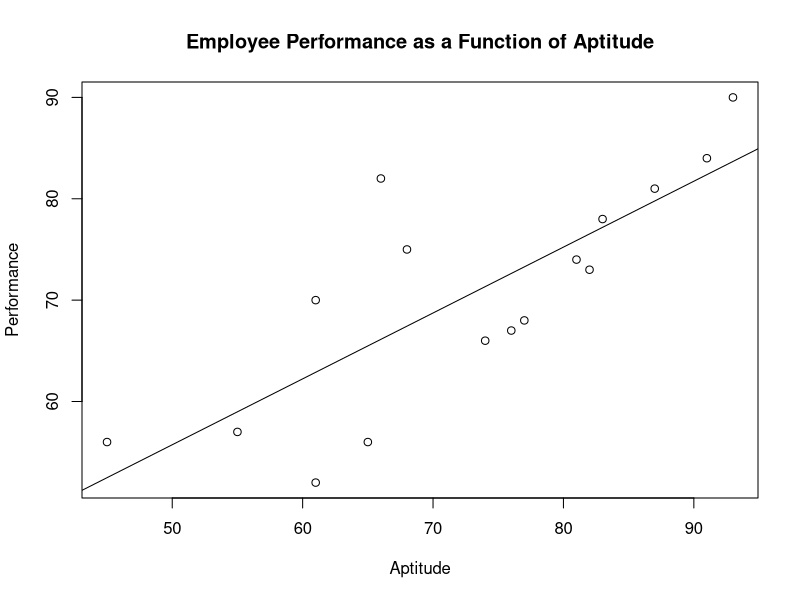
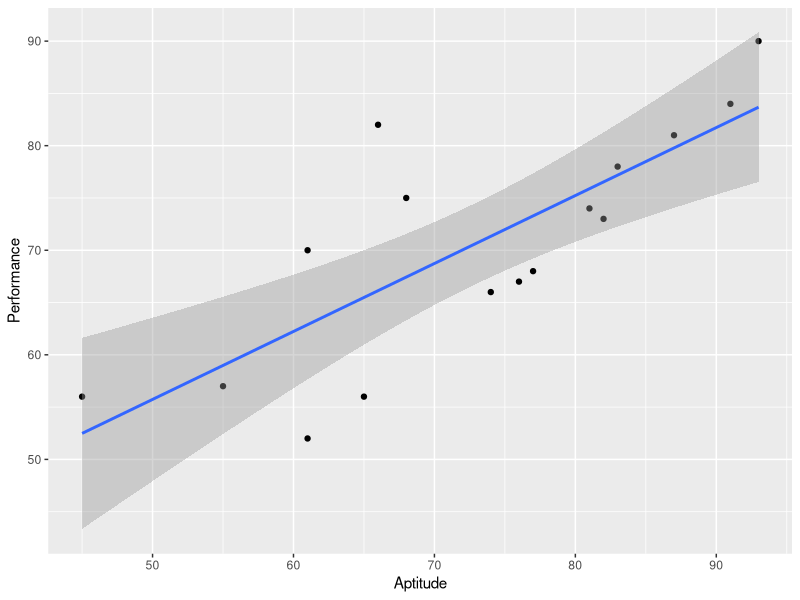
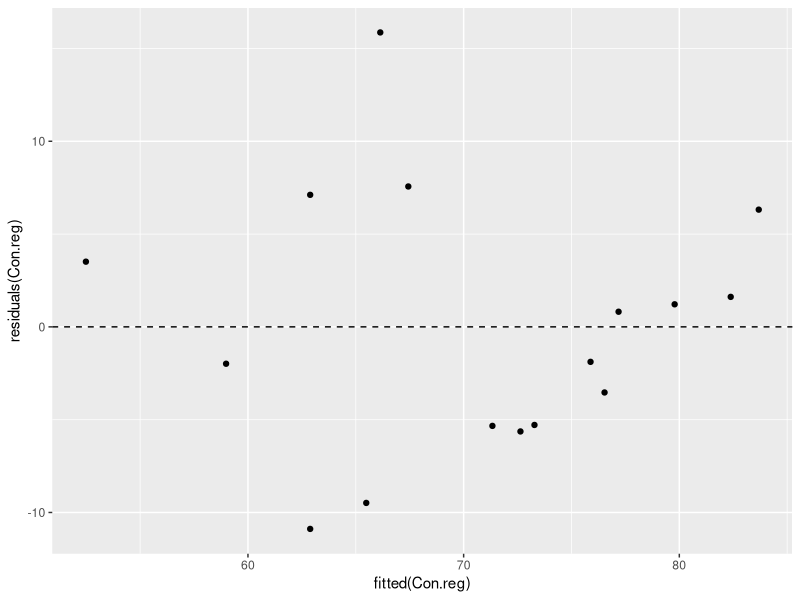
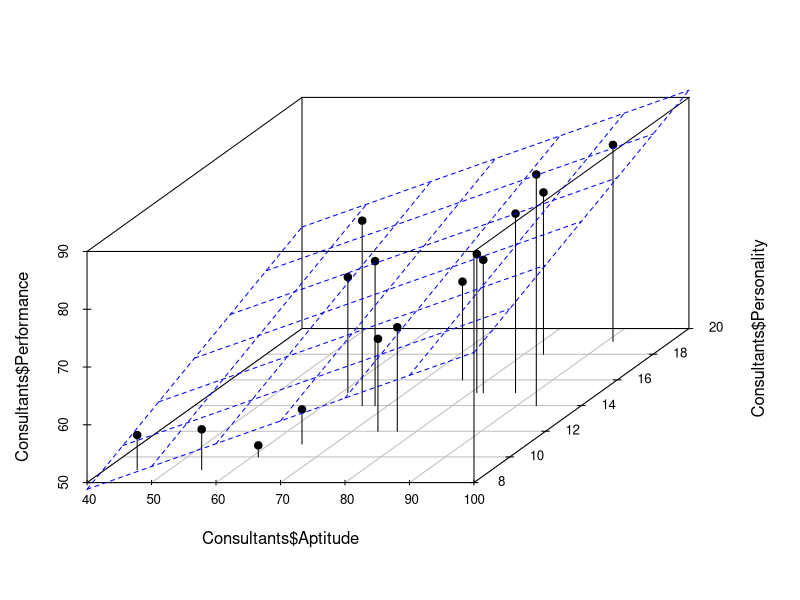
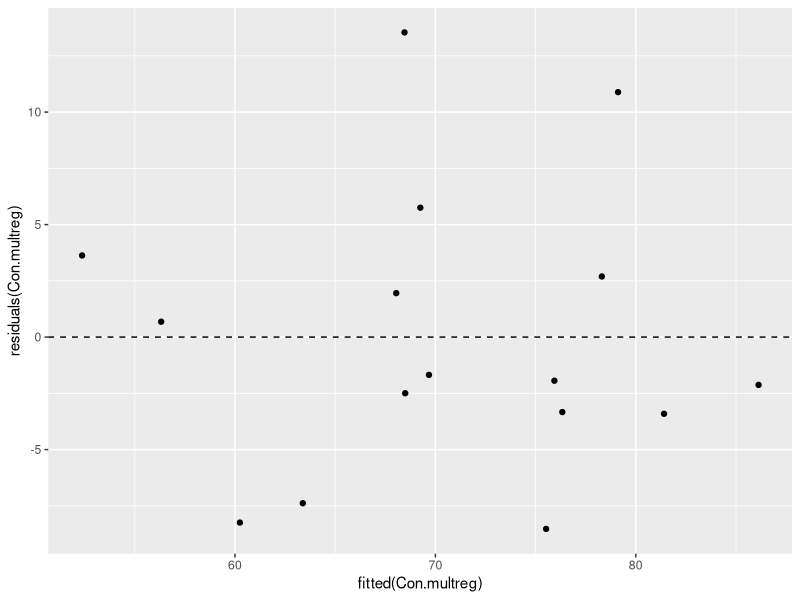
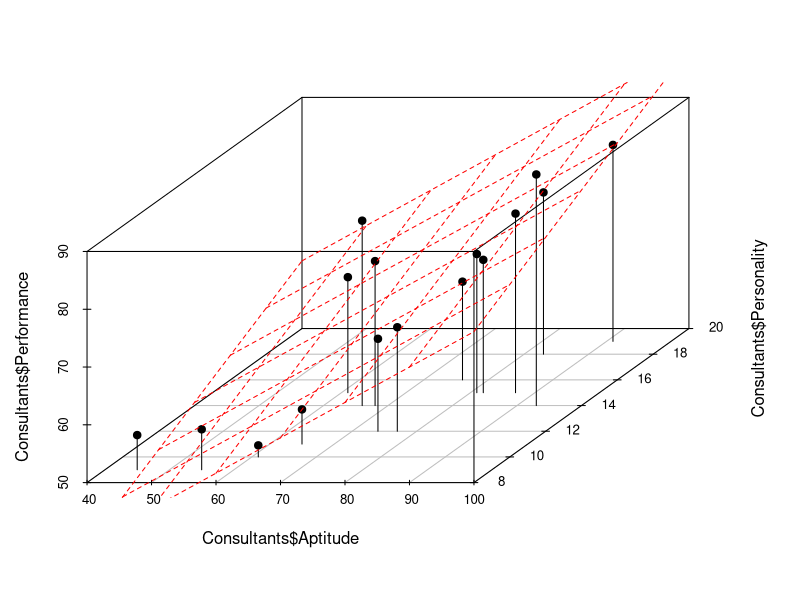
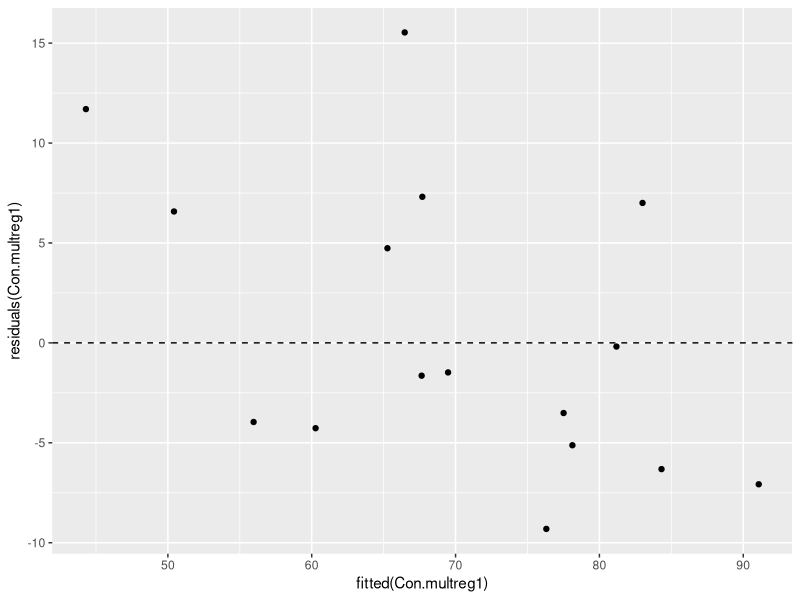
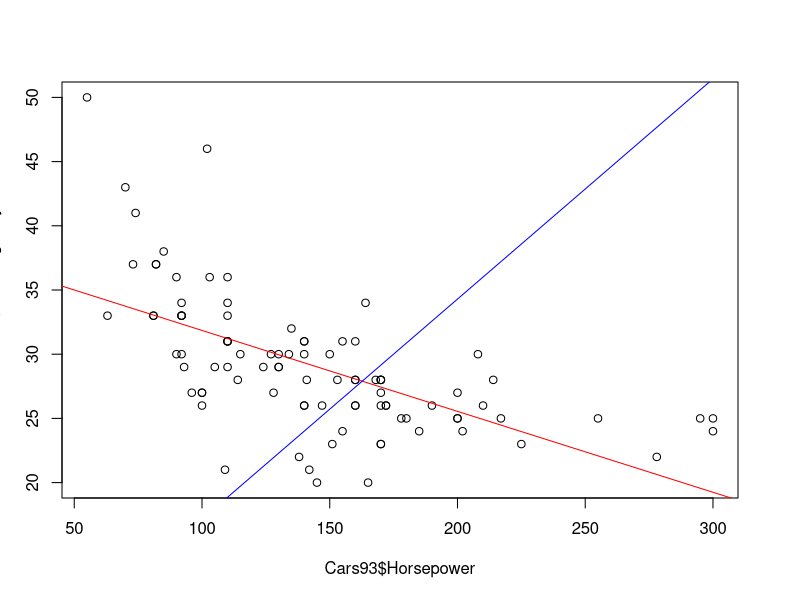

Reproduce these figures in R, in order.
##### Regression 
library(ggplot2)
library(scatterplot3d)
library(MASS)
Aptitude <- c(45, 81, 65, 87, 68, 91, 77, 61, 55, 66, 82, 93, 76, 83, 61, 74)
Performance <- c(56, 74, 56, 81, 75, 84, 68, 52, 57, 82, 73, 90, 67, 78, 70, 66)
mean(Aptitude)

Consultants <- data.frame(Aptitude, Performance)
str(Consultants)
plot(Consultants, main = "Employee Performance as a Function of Aptitude")

#### Linear Statitistical Model  #####
Con.reg <- lm(Performance~Aptitude, data = Consultants)
summary(Con.reg)
abline(Con.reg)  #  Adding the best fit line

confint(Con.reg, level=0.90)  ### CI's at 90
confint(Con.reg, level=0.95)  ### CI's at 95

predict(Con.reg, data.frame(Aptitude=c(85, 62)))

ggplot(Consultants, aes(x=Aptitude, y=Performance))+
    geom_point() +
    geom_smooth(method=lm)


ggplot(Con.reg, aes(x=fitted(Con.reg), y=residuals(Con.reg)))+
    geom_point() +
    geom_hline(yintercept = 0, linetype="dashed")

####### Mutlivariable Regression

Personality <- c(9, 15, 11, 15, 14, 19, 12, 10, 9, 14, 15, 14, 16, 18, 15, 12)
Consultants["Personality"]=Personality
head(Consultants)

splot <- scatterplot3d(Consultants$Performance ~ Consultants$Aptitude 
                       + Consultants$Personality, type="h", pch=19)

Con.multreg <- lm(Performance~Aptitude + Personality, data = Consultants)
summary(Con.multreg)

splot$plane3d(Con.multreg, lty="dashed", col="Blue")

confint(Con.multreg, level=0.90)
confint(Con.multreg, level=0.95)

ggplot(Con.multreg, aes(x=fitted(Con.multreg), y=residuals(Con.multreg)))+
    geom_point() +
    geom_hline(yintercept = 0, linetype="dashed")


predict(Con.multreg, data.frame(Aptitude= c(85, 62), Personality=c(14, 17)))

##### Removing the Intercept

Con.multreg1 <- lm(Performance~Aptitude + Personality-1, data = Consultants)
summary(Con.multreg1)
splot <- scatterplot3d(Consultants$Performance ~ Consultants$Aptitude 
                       + Consultants$Personality, type="h", pch=19)
splot$plane3d(Con.multreg1, lty="dashed", col="Red")

predict(Con.multreg1, data.frame(Aptitude= c(85, 62), Personality=c(14, 17)))
confint(Con.multreg1, level=0.90)
confint(Con.multreg1, level=0.95)

ggplot(Con.multreg1, aes(x=fitted(Con.multreg1), y=residuals(Con.multreg1)))+
    geom_point() +
    geom_hline(yintercept = 0, linetype="dashed")


#### Regression with Categorical Variables #############

autos <- read.csv("autos.csv")
str(autos)
head(autos)
unique(autos$make)
model.cat <- lm(autos$price ~ autos$make)
coef(model.cat)

model1.cat <- lm(autos$price ~ autos$make-1)
coef(model1.cat)




##### Multivariable regression quantitative autos.csv

Fullmod <- lm(price ~ length + engine.size + horsepower + city.mpg, 
              data=autos)
coef(Fullmod)

FullmodwI <- lm(price ~ length + engine.size + horsepower + city.mpg - 1, 
                data=autos)
coef(FullmodwI)


################  Transforming Data
##### Log - Linear Fit ######

### Is a linear fit approriate?
plot(Cars93$Horsepower, Cars93$MPG.highway)

### Make a linear model
model <- lm(MPG.highway ~ Horsepower, data = Cars93)

#### Assertain the Coefficents (the betas)
coef(model)

### Visually Check the Fit
abline(model, col="red")

### Without an intercept: The intecept is set to 0.
model1 <- lm(MPG.highway ~ Horsepower-1, data = Cars93)
coef(model1)
abline(model1, col="blue")
predictdata <- data.frame(Horsepower = c(100,125,150,175,200))
predict(model, predictdata, interval = "confidence")

##Transforming data to log-linear form
plot(Cars93$MPG.highway ~ log(Cars93$Horsepower))
model.loghpmpg <- lm(MPG.highway ~ log(Horsepower), data=Cars93)
coef(model.loghpmpg)

ggplot(Cars93, aes(x=Horsepower, y=MPG.highway)) +
    geom_point() +
    geom_line(aes(y=model.loghpmpg$fitted.values), col="blue") +
    geom_line(aes(y=model$fitted.values), col="red")

###### A polynomial fit
ggplot(Boston, aes(x=rm, y=medv)) + 
    geom_point() +
    geom_smooth(method=lm, se=FALSE)

linfit <- lm(medv ~ rm, data = Boston)
summary(linfit)

rm2 <- Boston$rm^2

polyfit2 <- lm(medv ~ rm+rm2, data=Boston)
summary(polyfit2)

ggplot(Boston, aes(x=rm, y=medv)) +
    geom_point() +
    geom_line(aes(y=polyfit2$fitted.values), col="blue")

rm3 <- Boston$rm^3
polyfit3 <- lm(medv ~ rm+rm2+rm3, data=Boston)
summary(polyfit3)

ggplot(Boston, aes(x=rm, y=medv)) +
    geom_point() +
    geom_line(aes(y=polyfit3$fitted.values), col="green")


### Nonparametric Approach

modelLOESS <- loess(MPG.highway ~ Horsepower, data = Cars93)
summary(modelLOESS)

ggplot(Cars93, aes(x=Horsepower, y=MPG.highway)) +
    geom_point() +
    geom_smooth()


############# Train/Test 
a <- lm(Cars93$Width ~ Cars93$Wheelbase)
summary(a)

set.seed(1379)
TrainIDs <- sample(nrow(Cars93), 0.70*nrow(Cars93), replace=FALSE)

Train <- Cars93[TrainIDs,]
Test <-  Cars93[-TrainIDs,]

modTT <- lm(Width~Wheelbase, data=Train)
predict(modTT, Test)
p <- predict(modTT, Test)
b <- Test$Width
q <- data.frame(cbind(b, p)) 
diff <- (q$b-q$p)/q$b*100
hist(diff)
